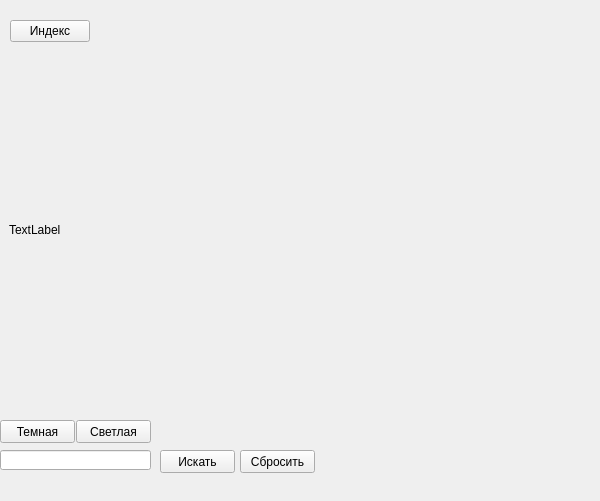
<?xml version="1.0" encoding="UTF-8"?>
<ui version="4.0">
 <class>MainWindow</class>
 <widget class="QMainWindow" name="MainWindow">
  <property name="geometry">
   <rect>
    <x>0</x>
    <y>0</y>
    <width>600</width>
    <height>501</height>
   </rect>
  </property>
  <property name="windowTitle">
   <string>MainWindow</string>
  </property>
  <widget class="QWidget" name="centralwidget">
   <widget class="QLabel" name="image">
    <property name="geometry">
     <rect>
      <x>9</x>
      <y>49</y>
      <width>581</width>
      <height>361</height>
     </rect>
    </property>
    <property name="text">
     <string>TextLabel</string>
    </property>
   </widget>
   <widget class="QLineEdit" name="lineEdit">
    <property name="geometry">
     <rect>
      <x>0</x>
      <y>450</y>
      <width>151</width>
      <height>20</height>
     </rect>
    </property>
   </widget>
   <widget class="QPushButton" name="search">
    <property name="geometry">
     <rect>
      <x>160</x>
      <y>450</y>
      <width>75</width>
      <height>23</height>
     </rect>
    </property>
    <property name="text">
     <string>Искать</string>
    </property>
   </widget>
   <widget class="QPushButton" name="dark">
    <property name="geometry">
     <rect>
      <x>0</x>
      <y>420</y>
      <width>75</width>
      <height>23</height>
     </rect>
    </property>
    <property name="text">
     <string>Темная</string>
    </property>
   </widget>
   <widget class="QPushButton" name="light">
    <property name="geometry">
     <rect>
      <x>76</x>
      <y>420</y>
      <width>75</width>
      <height>23</height>
     </rect>
    </property>
    <property name="text">
     <string>Светлая</string>
    </property>
   </widget>
   <widget class="QPushButton" name="clear">
    <property name="geometry">
     <rect>
      <x>240</x>
      <y>450</y>
      <width>75</width>
      <height>23</height>
     </rect>
    </property>
    <property name="text">
     <string>Сбросить</string>
    </property>
   </widget>
   <widget class="QLabel" name="label">
    <property name="geometry">
     <rect>
      <x>10</x>
      <y>0</y>
      <width>581</width>
      <height>16</height>
     </rect>
    </property>
    <property name="text">
     <string/>
    </property>
   </widget>
   <widget class="QPushButton" name="pushButton">
    <property name="geometry">
     <rect>
      <x>10</x>
      <y>20</y>
      <width>80</width>
      <height>22</height>
     </rect>
    </property>
    <property name="text">
     <string>Индекс</string>
    </property>
   </widget>
  </widget>
  <widget class="QMenuBar" name="menubar">
   <property name="geometry">
    <rect>
     <x>0</x>
     <y>0</y>
     <width>600</width>
     <height>19</height>
    </rect>
   </property>
  </widget>
 </widget>
 <resources/>
 <connections/>
</ui>
